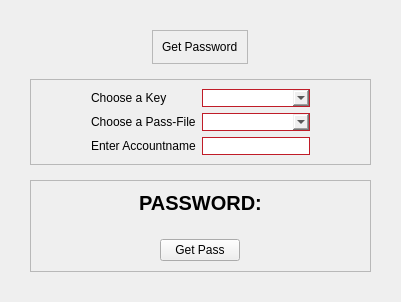
         <widget class="QWidget" name="getPass_site">
          <layout class="QVBoxLayout" name="verticalLayout_15">
           <property name="spacing">
            <number>15</number>
           </property>
           <property name="leftMargin">
            <number>30</number>
           </property>
           <property name="topMargin">
            <number>30</number>
           </property>
           <property name="rightMargin">
            <number>30</number>
           </property>
           <property name="bottomMargin">
            <number>30</number>
           </property>
           <item alignment="Qt::AlignHCenter">
            <widget class="QFrame" name="frame_16">
             <property name="frameShape">
              <enum>QFrame::StyledPanel</enum>
             </property>
             <property name="frameShadow">
              <enum>QFrame::Raised</enum>
             </property>
             <layout class="QVBoxLayout" name="verticalLayout_16">
              <item>
               <widget class="QLabel" name="label_19">
                <property name="styleSheet">
                 <string notr="true">font: 11pt &quot;Jabba the Font&quot;;</string>
                </property>
                <property name="text">
                 <string>Get Password</string>
                </property>
               </widget>
              </item>
             </layout>
            </widget>
           </item>
           <item>
            <widget class="QFrame" name="frame_10">
             <property name="frameShape">
              <enum>QFrame::StyledPanel</enum>
             </property>
             <property name="frameShadow">
              <enum>QFrame::Raised</enum>
             </property>
             <layout class="QGridLayout" name="gridLayout_4">
              <property name="leftMargin">
               <number>60</number>
              </property>
              <property name="rightMargin">
               <number>60</number>
              </property>
              <item row="0" column="0">
               <widget class="QLabel" name="label_6">
                <property name="text">
                 <string>Choose a Key</string>
                </property>
               </widget>
              </item>
              <item row="2" column="0">
               <widget class="QLabel" name="label_7">
                <property name="text">
                 <string>Choose a Pass-File</string>
                </property>
               </widget>
              </item>
              <item row="4" column="0">
               <widget class="QLabel" name="label_3">
                <property name="text">
                 <string>Enter Accountname</string>
                </property>
               </widget>
              </item>
              <item row="0" column="1">
               <widget class="QComboBox" name="get_key_input">
                <property name="styleSheet">
                 <string notr="true">border-color: rgb(192, 28, 40);
border-width:1px;
border-style: solid ;</string>
                </property>
               </widget>
              </item>
              <item row="2" column="1">
               <widget class="QComboBox" name="get_file_input">
                <property name="styleSheet">
                 <string notr="true">border-color: rgb(192, 28, 40);
border-width:1px;
border-style: solid ;</string>
                </property>
               </widget>
              </item>
              <item row="4" column="1">
               <widget class="QLineEdit" name="get_account_input">
                <property name="styleSheet">
                 <string notr="true">border-color: rgb(192, 28, 40);
border-width:1px;
border-style: solid ;</string>
                </property>
               </widget>
              </item>
             </layout>
            </widget>
           </item>
           <item alignment="Qt::AlignVCenter">
            <widget class="QFrame" name="frame_11">
             <property name="frameShape">
              <enum>QFrame::StyledPanel</enum>
             </property>
             <property name="frameShadow">
              <enum>QFrame::Raised</enum>
             </property>
             <layout class="QVBoxLayout" name="verticalLayout_17">
              <property name="spacing">
               <number>5</number>
              </property>
              <property name="leftMargin">
               <number>10</number>
              </property>
              <property name="topMargin">
               <number>10</number>
              </property>
              <property name="rightMargin">
               <number>10</number>
              </property>
              <property name="bottomMargin">
               <number>10</number>
              </property>
              <item alignment="Qt::AlignHCenter">
               <widget class="QLabel" name="label_18">
                <property name="font">
                 <font>
                  <pointsize>15</pointsize>
                  <bold>true</bold>
                 </font>
                </property>
                <property name="text">
                 <string>PASSWORD:</string>
                </property>
               </widget>
              </item>
              <item alignment="Qt::AlignHCenter">
               <widget class="QLabel" name="pass_output_label">
                <property name="text">
                 <string/>
                </property>
               </widget>
              </item>
              <item alignment="Qt::AlignHCenter">
               <widget class="QPushButton" name="getPass_btn">
                <property name="text">
                 <string>Get Pass</string>
                </property>
               </widget>
              </item>
             </layout>
            </widget>
           </item>
          </layout>
         </widget>
